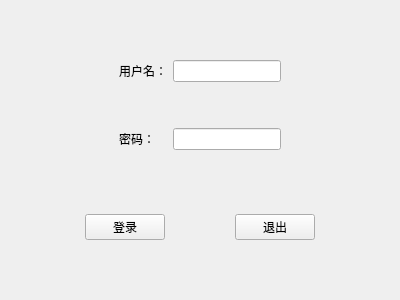
<?xml version="1.0" encoding="UTF-8"?>
<ui version="4.0">
 <class>Login</class>
 <widget class="QWidget" name="Login">
  <property name="geometry">
   <rect>
    <x>0</x>
    <y>0</y>
    <width>400</width>
    <height>300</height>
   </rect>
  </property>
  <property name="windowTitle">
   <string>登录窗口</string>
  </property>
  <layout class="QGridLayout" name="gridLayout_2">
   <item row="0" column="0">
    <widget class="QWidget" name="widget" native="true">
     <layout class="QGridLayout" name="gridLayout">
      <item row="3" column="0">
       <spacer name="horizontalSpacer_4">
        <property name="orientation">
         <enum>Qt::Horizontal</enum>
        </property>
        <property name="sizeHint" stdset="0">
         <size>
          <width>40</width>
          <height>20</height>
         </size>
        </property>
       </spacer>
      </item>
      <item row="3" column="2">
       <widget class="QLineEdit" name="passwordLine">
        <property name="echoMode">
         <enum>QLineEdit::Password</enum>
        </property>
       </widget>
      </item>
      <item row="1" column="2">
       <widget class="QLineEdit" name="userLine">
        <property name="text">
         <string/>
        </property>
       </widget>
      </item>
      <item row="1" column="1">
       <widget class="QLabel" name="label">
        <property name="text">
         <string>用户名：</string>
        </property>
       </widget>
      </item>
      <item row="3" column="3">
       <spacer name="horizontalSpacer_5">
        <property name="orientation">
         <enum>Qt::Horizontal</enum>
        </property>
        <property name="sizeHint" stdset="0">
         <size>
          <width>40</width>
          <height>20</height>
         </size>
        </property>
       </spacer>
      </item>
      <item row="0" column="1">
       <spacer name="verticalSpacer_2">
        <property name="orientation">
         <enum>Qt::Vertical</enum>
        </property>
        <property name="sizeType">
         <enum>QSizePolicy::Fixed</enum>
        </property>
        <property name="sizeHint" stdset="0">
         <size>
          <width>20</width>
          <height>40</height>
         </size>
        </property>
       </spacer>
      </item>
      <item row="3" column="1">
       <widget class="QLabel" name="label_2">
        <property name="text">
         <string>密码：</string>
        </property>
       </widget>
      </item>
      <item row="2" column="1">
       <spacer name="verticalSpacer">
        <property name="orientation">
         <enum>Qt::Vertical</enum>
        </property>
        <property name="sizeType">
         <enum>QSizePolicy::Fixed</enum>
        </property>
        <property name="sizeHint" stdset="0">
         <size>
          <width>20</width>
          <height>40</height>
         </size>
        </property>
       </spacer>
      </item>
     </layout>
    </widget>
   </item>
   <item row="1" column="0">
    <widget class="QWidget" name="widget_2" native="true">
     <layout class="QHBoxLayout" name="horizontalLayout">
      <item>
       <spacer name="horizontalSpacer">
        <property name="orientation">
         <enum>Qt::Horizontal</enum>
        </property>
        <property name="sizeHint" stdset="0">
         <size>
          <width>40</width>
          <height>20</height>
         </size>
        </property>
       </spacer>
      </item>
      <item>
       <widget class="QPushButton" name="LoginBtn">
        <property name="text">
         <string>登录</string>
        </property>
       </widget>
      </item>
      <item>
       <spacer name="horizontalSpacer_3">
        <property name="orientation">
         <enum>Qt::Horizontal</enum>
        </property>
        <property name="sizeHint" stdset="0">
         <size>
          <width>40</width>
          <height>20</height>
         </size>
        </property>
       </spacer>
      </item>
      <item>
       <widget class="QPushButton" name="SignBtn">
        <property name="text">
         <string>退出</string>
        </property>
       </widget>
      </item>
      <item>
       <spacer name="horizontalSpacer_2">
        <property name="orientation">
         <enum>Qt::Horizontal</enum>
        </property>
        <property name="sizeHint" stdset="0">
         <size>
          <width>40</width>
          <height>20</height>
         </size>
        </property>
       </spacer>
      </item>
     </layout>
    </widget>
   </item>
  </layout>
 </widget>
 <resources/>
 <connections>
  <connection>
   <sender>SignBtn</sender>
   <signal>clicked()</signal>
   <receiver>Login</receiver>
   <slot>close()</slot>
   <hints>
    <hint type="sourcelabel">
     <x>254</x>
     <y>241</y>
    </hint>
    <hint type="destinationlabel">
     <x>206</x>
     <y>440</y>
    </hint>
   </hints>
  </connection>
 </connections>
</ui>
